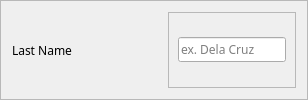
                   <widget class="QFrame" name="frame_112">
                    <property name="frameShape">
                     <enum>QFrame::StyledPanel</enum>
                    </property>
                    <property name="frameShadow">
                     <enum>QFrame::Raised</enum>
                    </property>
                    <layout class="QHBoxLayout" name="horizontalLayout_115">
                     <item>
                      <widget class="QLabel" name="label_59">
                       <property name="minimumSize">
                        <size>
                         <width>150</width>
                         <height>0</height>
                        </size>
                       </property>
                       <property name="font">
                        <font>
                         <family>Moon</family>
                        </font>
                       </property>
                       <property name="text">
                        <string>Last Name</string>
                       </property>
                      </widget>
                     </item>
                     <item>
                      <widget class="QFrame" name="frame_113">
                       <property name="frameShape">
                        <enum>QFrame::StyledPanel</enum>
                       </property>
                       <property name="frameShadow">
                        <enum>QFrame::Raised</enum>
                       </property>
                       <layout class="QHBoxLayout" name="horizontalLayout_116">
                        <property name="topMargin">
                         <number>5</number>
                        </property>
                        <property name="bottomMargin">
                         <number>5</number>
                        </property>
                        <item>
                         <widget class="QLineEdit" name="lastNameLine">
                          <property name="font">
                           <font>
                            <family>Raleway</family>
                            <weight>50</weight>
                            <bold>false</bold>
                           </font>
                          </property>
                          <property name="placeholderText">
                           <string>ex. Dela Cruz</string>
                          </property>
                          <property name="clearButtonEnabled">
                           <bool>true</bool>
                          </property>
                         </widget>
                        </item>
                       </layout>
                      </widget>
                     </item>
                    </layout>
                   </widget>
